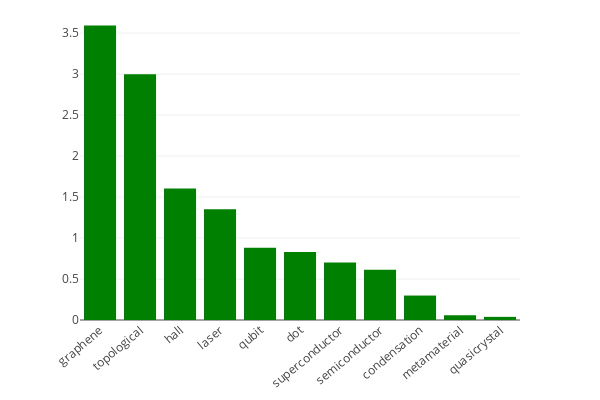

The cell this chart's notebook holds for it:
### Code cell
keys_top(terms, section, year) # keywords raiting

### Figure 1 — Plotly figure (JSON) as saved in the notebook; plotly's stock layout.template omitted (floating-point values rounded to 4 significant figures)
{"data": [{"marker": {"color": "green"}, "type": "bar", "x": ["graphene", "topological", "hall", "laser", "qubit", "dot", "superconductor", "semiconductor", "condensation", "metamaterial", "quasicrystal"], "y": [3.592, 2.997, 1.604, 1.351, 0.881, 0.8294, 0.7012, 0.6117, 0.2983, 0.0579, 0.0383]}], "layout": {"height": 400, "margin": {"t": 10}, "showlegend": false, "width": 600, "xaxis": {"tickangle": -40}}}
